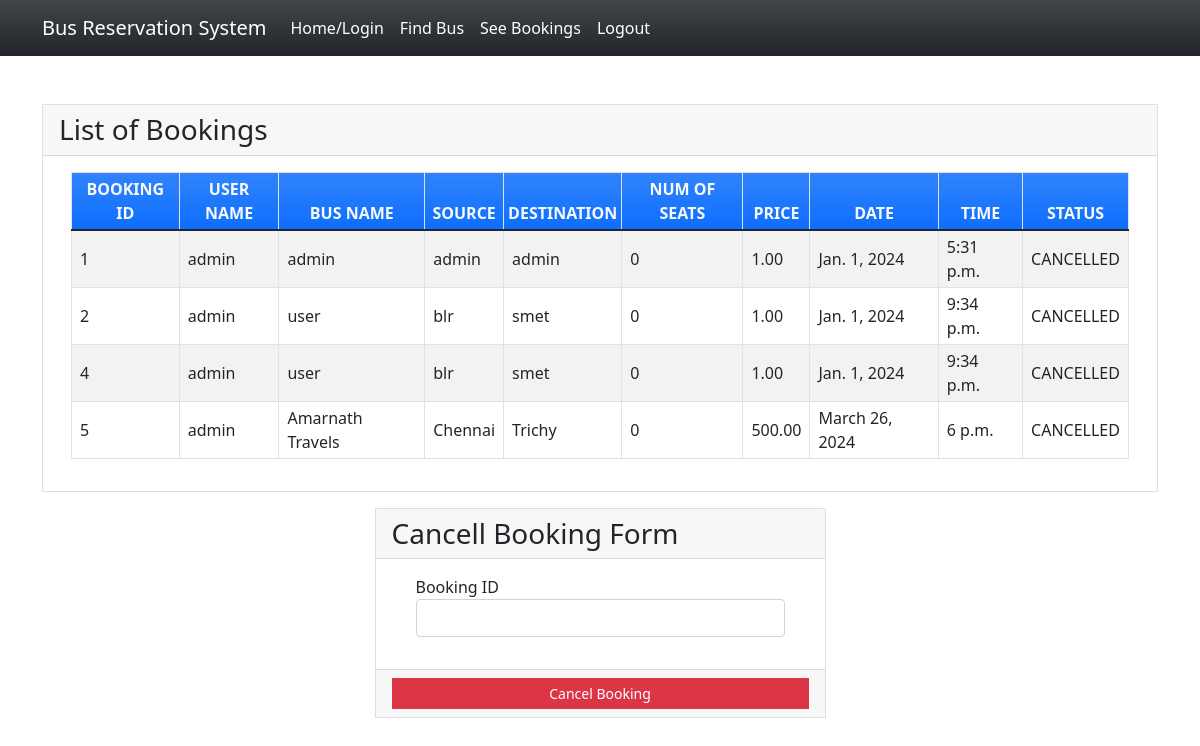
/seebookings (signed in), run on the app's committed database.
### myapp/models.py (models this page shows, shortened)
class Book(models.Model):
    BOOKED = 'B'
    CANCELLED = 'C'
    TICKET_STATUSES = ((BOOKED, 'Booked'),
                       (CANCELLED, 'Cancelled'),)
    email = models.EmailField()
    name = models.CharField(max_length=30)
    userid =models.DecimalField(decimal_places=0, max_digits=2)
    busid=models.DecimalField(decimal_places=0, max_digits=2)
    bus_name = models.CharField(max_length=30)
    source = models.CharField(max_length=30)
    dest = models.CharField(max_length=30)
    nos = models.DecimalField(decimal_places=0, max_digits=2)
    price = models.DecimalField(decimal_places=2, max_digits=6)
    date = models.DateField()
    time = models.TimeField()
    status = models.CharField(choices=TICKET_STATUSES, default=BOOKED, max_length=2)
    class Meta:
        verbose_name_plural = "List of Books"

### myapp/views.py (the view)
# urls.py: path('seebookings', views.seebookings, name="seebookings"),
@login_required(login_url='signin')
def seebookings(request,new={}):
    context = {}
    id_r = request.user.id
    book_list = Book.objects.filter(userid=id_r)
    if book_list:
        return render(request, 'myapp/booklist.html', locals())
    else:
        context["error"] = "Sorry no buses booked"
        return render(request, 'myapp/findbus.html', context)

### myapp/templates/myapp/booklist.html (shortened to what this page needs)
{% extends 'myapp/base.html' %} {% block content %}
<div class="container my-5">
    <div class="card rounded-0">
        <div class="card-header">
            <div class="card-title h3 mb-0">List of Bookings</div>
        </div>
        <div class="card-body">
            <div class="container-fluid">
                <table class="table table-bordered table-striped">
                    <thead>
                        <tr class="bg-gradient bg-primary text-light">
                            <th class="p-1 text-center">BOOKING ID</th>
                            <th class="p-1 text-center">USER NAME</th>
                            <th class="p-1 text-center">BUS NAME</th>
                            <th class="p-1 text-center">SOURCE</th>
                            <th class="p-1 text-center">DESTINATION</th>
                            <th class="p-1 text-center">NUM OF SEATS</th>
                            <th class="p-1 text-center">PRICE</th>
                            <th class="p-1 text-center">DATE</th>
                            <th class="p-1 text-center">TIME</th>
                            <th class="p-1 text-center">STATUS</th>
                        </tr>
                    </thead>
                    {% for row in book_list %}
                    <tr>
                        <td class="px-2 py-1 align-middle">{{row.id}}</td>
                        <td class="px-2 py-1 align-middle">{{row.name}}</td>
                        <td class="px-2 py-1 align-middle">{{row.bus_name}}</td>
                        <td class="px-2 py-1 align-middle">{{row.source}}</td>
                        <td class="px-2 py-1 align-middle">{{row.dest}}</td>
                        <td class="px-2 py-1 align-middle">{{row.nos}}</td>
                        <td class="px-2 py-1 align-middle">{{row.price}}</td>
                        <td class="px-2 py-1 align-middle">{{row.date}}</td>
                        <td class="px-2 py-1 align-middle">{{row.time}}</td>
                        <td class="px-2 py-1 align-middle">{{row.status}}</td>
                    </tr>
                    {% endfor %}
                </table>
            </div>
        </div>
    </div>
    <div class="row mt-3 justify-content-center">
        <div class="col-lg-5 col-md-7 col-sm-10 col-xs-12">
            <div class="card rounded-0">
                <div class="card-header">
                    <div class="card-title h3 mb-0">Cancell Booking Form</div>
                </div>
                <div class="card-body">
                    <div class="container-fluid">
                        <form action="{% url 'cancellings' %}" method="post" id="cancel-form">
                            <div class="mb-3">
                                <label for="bus_id" class="control-label">Booking ID</label>
                                <input name='bus_id' class="form-control" type="number" id="bus_id">
                            </div>
                        </form>
                    </div>
                </div>
                <div class="card-footer text-center">
                    <button class="btn btn-sm rounded-0 btn-danger w-100" form="cancel-form">Cancel Booking</button>
                </div>
            </div>
        </div>
    </div>
</div>
{% endblock %}

### myapp/templates/myapp/base.html (shortened to what this page needs)
<!doctype html>
<html lang="en">
<head>
    <link rel="stylesheet" href="https://cdn.jsdelivr.net/npm/bootstrap@5.1.3/dist/css/bootstrap.min.css">
</head>
<body>
<nav class="navbar navbar-expand-lg navbar-light bg-gradient bg-dark">
    <div class="container">
            <a class="navbar-brand" href="#" style="color: white;">Bus Reservation System</a>
        <div class="collapse navbar-collapse" id="navbarNavAltMarkup">
            <div class="navbar-nav" >
                <a class="nav-item nav-link active" href="{% url 'home' %}" style="color: white;">Home/Login</a>
                <a class="nav-item nav-link" href="{% url 'findbus' %}" style="color: white;">Find Bus</a>
                <a class="nav-item nav-link" href="{% url 'seebookings' %}" style="color: white;">See Bookings</a>
                {% if request.user.is_active %}
                <a class="nav-item nav-link " href="{% url 'signout' %}" style="color: white;">Logout</a>
                {% else %}
                <a class="nav-item nav-link " href="{% url 'signup' %}" style="color: white;">Registration</a>
                {% endif %}
            </div>
        </div>
    </div>
</nav>
{% block content %}
{% endblock %}
</body>
</html>

### myapp/templates/myapp/base.html (style rules this page uses)
body { background-image: url(https://wallpapercave.com/wp/wp12029259.jpg); background-repeat: no-repeat; background-size: cover; }

### data on the page
Book: id "1", name "admin", bus_name "admin", source "admin", dest "admin", nos "0", price "1.00", date "Jan. 1, 2024", time "5:31 p.m.", status "CANCELLED"
Book: id "2", name "admin", bus_name "user", source "blr", dest "smet", nos "0", price "1.00", date "Jan. 1, 2024", time "9:34 p.m.", status "CANCELLED"
Book: id "4", name "admin", bus_name "user", source "blr", dest "smet", nos "0", price "1.00", date "Jan. 1, 2024", time "9:34 p.m.", status "CANCELLED"
Book: id "5", name "admin", bus_name "Amarnath Travels", source "Chennai", dest "Trichy", nos "0", price "500.00", date "March 26, 2024", time "6 p.m.", status "CANCELLED"
